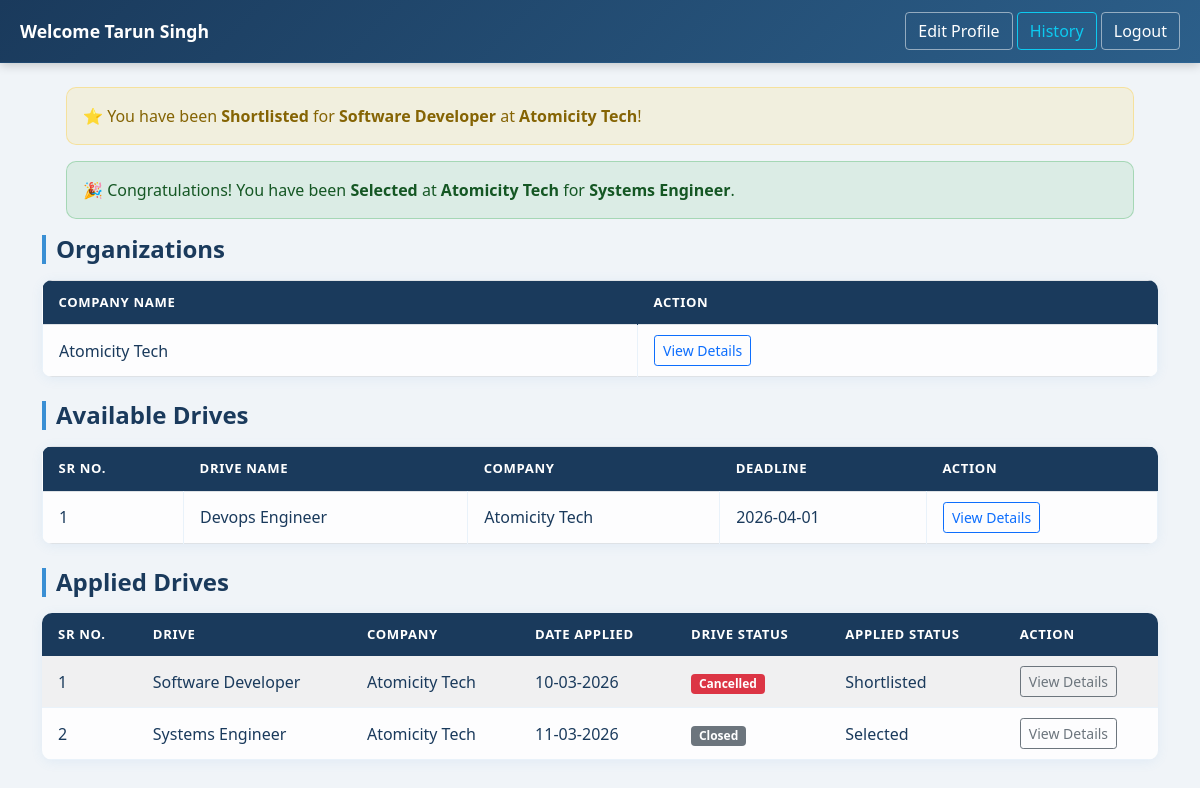
Screenshot of /student_dashboard/4 with the database file from the repository.
### application/models.py (models this page shows)
class Student(db.Model):
    __tablename__ = 'student'
    id = db.Column(db.Integer, primary_key=True)
    fullname = db.Column(db.String(150), nullable=False)
    user_id = db.Column(db.Integer, db.ForeignKey('user.id'), nullable=False)
    education = db.Column(db.String(200))
    skills = db.Column(db.String(300))
    resume_filename = db.Column(db.String(200))
    applications = db.relationship('Application', backref='student', lazy=True)

class Application(db.Model):
    __tablename__ = 'application'
    id = db.Column(db.Integer, primary_key=True)
    student_id = db.Column(db.Integer, db.ForeignKey('student.id'), nullable=False)
    drive_id = db.Column(db.Integer, db.ForeignKey('drive.id'), nullable=False)
    company_id = db.Column(db.Integer, db.ForeignKey('company.id'), nullable=False)
    applied_on = db.Column(db.DateTime, default=lambda: datetime.now(timezone.utc))
    status = db.Column(db.String(30), default="Applied")
    __table_args__ = (
        UniqueConstraint('student_id', 'drive_id', name='unique_application'),)

class Drive(db.Model):
    __tablename__ = 'drive'
    id = db.Column(db.Integer, primary_key=True)
    company_id = db.Column(db.Integer, db.ForeignKey('company.id'), nullable=False)
    drive_name = db.Column(db.String(150), nullable=False)
    job_title = db.Column(db.String(200), nullable=False)
    job_description = db.Column(db.Text, nullable=False)
    eligibility = db.Column(db.String(300))
    salary = db.Column(db.String(100))
    deadline = db.Column(db.Date, nullable=False)
    status = db.Column(db.String(20), default="Pending")
    created_at = db.Column(db.DateTime, default=lambda: datetime.now(timezone.utc))
    applications = db.relationship('Application', backref='drive', lazy=True)

class Company(db.Model):
    __tablename__ = 'company'
    id = db.Column(db.Integer, primary_key=True)
    company_name = db.Column(db.String(150), nullable=False)
    user_id = db.Column(db.Integer, db.ForeignKey('user.id'), nullable=False)
    contact = db.Column(db.String(100))
    website = db.Column(db.String(200))
    description = db.Column(db.Text)
    is_approved = db.Column(db.Boolean, default=False)
    drives = db.relationship('Drive', backref='company', lazy=True)
    applications = db.relationship('Application', backref='company', lazy=True)

### application/controllers.py (the view)
@app.route("/student_dashboard/<int:user_id>")
def student_dashboard(user_id):
    student = Student.query.filter_by(user_id=user_id).first()
    companies = Company.query.filter_by(is_approved=True).all()
    approved_drives = Drive.query.filter_by(status="Approved").all()
    applied_drives = Application.query.filter_by(
        student_id=student.id
    ).all()
    return render_template(
        "student_dash.html",
        student=student,
        companies=companies,
        approved_drives=approved_drives,
        applied_drives=applied_drives
    )

### templates/student_dash.html (shortened to what this page needs)
<!DOCTYPE html>
<html>
<head>
  <link href="https://cdn.jsdelivr.net/npm/bootstrap@5.0.2/dist/css/bootstrap.min.css" rel="stylesheet">
  <link rel="stylesheet" href="/static/style.css">
</head>
<body>
<nav class="navbar navbar-light bg-light px-3">
  <a class="navbar-brand">Welcome {{ student.fullname }}</a>
  <div>
    <a href="/edit_profile/{{ student.user_id }}" class="btn btn-outline-primary">Edit Profile</a>
    <a href="/student_history/{{ student.user_id }}" class="btn btn-outline-info">History</a>
    <a href="/logout" class="btn btn-outline-dark">Logout</a>
  </div>
</nav>
<div class="container mt-4">
  {% for a in applied_drives %}
    {% if a.status == "Selected" %}
      <div class="alert alert-success mx-4 mt-3">
        🎉 Congratulations! You have been <strong>Selected</strong> at <strong>{{ a.company.company_name }}</strong> for <strong>{{ a.drive.job_title }}</strong>.
      </div>
    {% elif a.status == "Rejected" %}
      <div class="alert alert-danger mx-4 mt-3">
        ❌ You have been <strong>Rejected</strong> for <strong>{{ a.drive.job_title }}</strong> at <strong>{{ a.company.company_name }}</strong>. Keep trying!
      </div>
    {% elif a.status == "Shortlisted" %}
      <div class="alert alert-warning mx-4 mt-3">
        ⭐ You have been <strong>Shortlisted</strong> for <strong>{{ a.drive.job_title }}</strong> at <strong>{{ a.company.company_name }}</strong>!
      </div>
    {% endif %}
  {% endfor %}
  <h4>Organizations</h4>
  {% if companies %}
  <table class="table table-bordered">
    <thead>
      <tr>
        <th>Company Name</th>
        <th>Action</th>
      </tr>
    </thead>
    <tbody>
      {% for c in companies %}
      <tr>
        <td>{{ c.company_name }}</td>
        <td>
          <a href="/student_view_company/{{ c.id }}/{{ student.user_id }}"
             class="btn btn-outline-primary btn-sm">
             View Details
          </a>
        </td>
      </tr>
      {% endfor %}
    </tbody>
  </table>
  {% else %}
    <p class="text-muted">No companies available.</p>
  {% endif %}
  <h4 class="mt-4">Available Drives</h4>
  {% if approved_drives %}
  <table class="table table-bordered">
    <thead>
      <tr>
        <th>Sr No.</th>
        <th>Drive Name</th>
        <th>Company</th>
        <th>Deadline</th>
        <th>Action</th>
      </tr>
    </thead>
    <tbody>
      {% for d in approved_drives %}
      <tr>
        <td>{{ loop.index }}</td>
        <td>{{ d.job_title }}</td>
        <td>{{ d.company.company_name }}</td>
        <td>{{ d.deadline }}</td>
        <td>
          <a href="/student_drive/{{ d.id }}/{{ student.user_id }}"
             class="btn btn-outline-primary btn-sm">
             View Details
          </a>
        </td>
      </tr>
      {% endfor %}
    </tbody>
  </table>
  {% else %}
    <p class="text-muted">No drives available.</p>
  {% endif %}
  <h4 class="mt-4">Applied Drives</h4>
  {% if applied_drives %}
  <table class="table table-striped">
    <thead>
      <tr>
        <th>Sr No.</th>
        <th>Drive</th>
        <th>Company</th>
        <th>Date Applied</th>
        <th>Drive Status</th>
        <th>Applied Status</th>
        <th>Action</th>
      </tr>
    </thead>
    <tbody>
      {% for a in applied_drives %}
      <tr>
        <td>{{ loop.index }}</td>
        <td>{{ a.drive.job_title }}</td>
        <td>{{ a.company.company_name }}</td>
        <td>{{ a.applied_on.strftime("%d-%m-%Y") }}</td>
        <td>
          {% if a.drive.status == "Cancelled" %}
            <span class="badge bg-danger">Cancelled</span>
          {% elif a.drive.status == "Closed" %}
            <span class="badge bg-secondary">Closed</span>
          {% else %}
            <span class="badge bg-success">Active</span>
          {% endif %}
        </td>
        <td>{{ a.status }}</td>
        <td>
          <a href="/student_drive/{{ a.drive_id }}/{{ student.user_id }}"
             class="btn btn-outline-secondary btn-sm">
             View Details
          </a>
        </td>
      </tr>
      {% endfor %}
    </tbody>
  </table>
  {% else %}
    <p class="text-muted">No applications yet.</p>
  {% endif %}
</div>
</body>
</html>

### static/style.css (style rules this page uses)
* { margin: 0; padding: 0; box-sizing: border-box; }
body { background: linear-gradient(135deg, #e8f4fd 0%, #d6eaf8 50%, #c8e6f9 100%); font-family: 'Segoe UI', sans-serif; min-height: 100vh; }
.navbar { background: rgba(255, 255, 255, 0.85) !important; backdrop-filter: blur(10px); border-bottom: 1px solid rgba(58, 143, 212, 0.15); box-shadow: 0 2px 12px rgba(100, 160, 220, 0.15); }
.navbar-brand { color: #1a3a5c !important; font-weight: 600; font-size: 1.1rem; }
.container h4, .container h5 { color: #1a3a5c; font-weight: 600; border-left: 4px solid #3a8fd4; padding-left: 10px; margin-bottom: 16px; }
.table { background: rgba(255, 255, 255, 0.85); border-radius: 10px; overflow: hidden; box-shadow: 0 2px 12px rgba(100, 160, 220, 0.1); }
.table thead th { background: #1a3a5c !important; color: #ffffff !important; font-size: 0.82rem; text-transform: uppercase; letter-spacing: 0.05em; border: none !important; padding: 12px 16px; }
.table tbody tr { transition: background 0.15s; }
.table tbody td { color: #1a3a5c; vertical-align: middle; border-color: rgba(58, 143, 212, 0.1) !important; padding: 10px 16px; }
.alert-success { background: rgba(40, 167, 69, 0.1) !important; border-color: rgba(40, 167, 69, 0.3) !important; color: #155724 !important; border-radius: 10px !important; }
.alert-warning { background: rgba(255, 193, 7, 0.1) !important; border-color: rgba(255, 193, 7, 0.3) !important; color: #856404 !important; border-radius: 10px !important; }
.navbar { background: linear-gradient(135deg, #1a3a5c, #2c5f8a) !important; box-shadow: 0 2px 10px rgba(0,0,0,0.2); padding: 12px 20px !important; }
.navbar-brand { color: #ffffff !important; font-weight: 600 !important; font-size: 1.1rem !important; }
.navbar .btn-outline-primary { color: #fff !important; border-color: rgba(255,255,255,0.5) !important; }
.navbar .btn-outline-dark { color: #fff !important; border-color: rgba(255,255,255,0.5) !important; }
h4.mt-4 { color: #1a3a5c; font-weight: 600; border-left: 4px solid #3a8fd4; padding-left: 10px; margin-bottom: 16px !important; }
body { background: #f0f4f8 !important; }

### rows the page displays
Student: fullname "Tarun Singh"
Application: drive.job_title "Software Developer", company.company_name "Atomicity Tech", applied_on "10-03-2026", shows "Cancelled", status "Shortlisted"
Application: company.company_name "Atomicity Tech", drive.job_title "Systems Engineer", applied_on "11-03-2026", shows "Closed", status "Selected"
Company: company_name "Atomicity Tech"
Drive: job_title "Devops Engineer", company.company_name "Atomicity Tech", deadline "2026-04-01"
